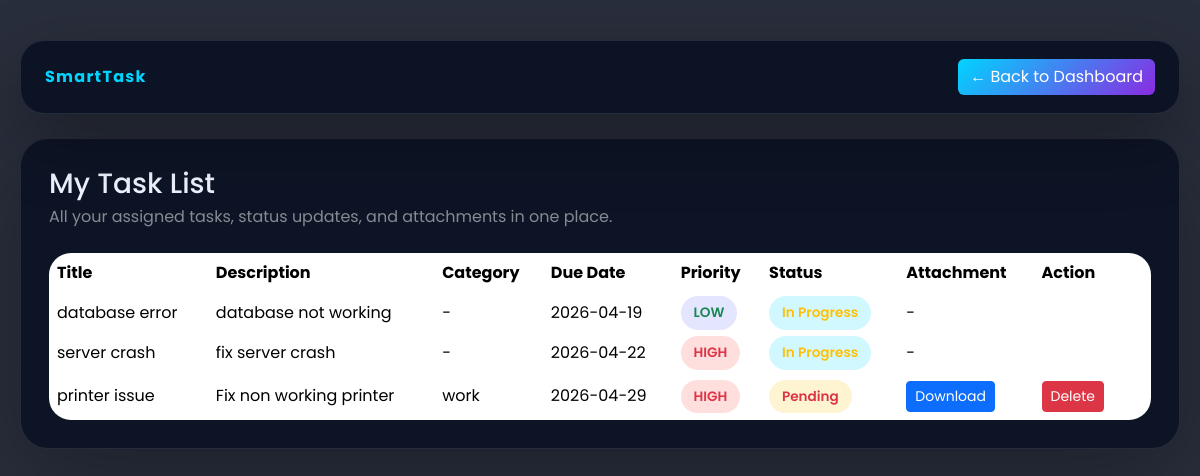
Before: /my_tasks (signed in) with the older database file.
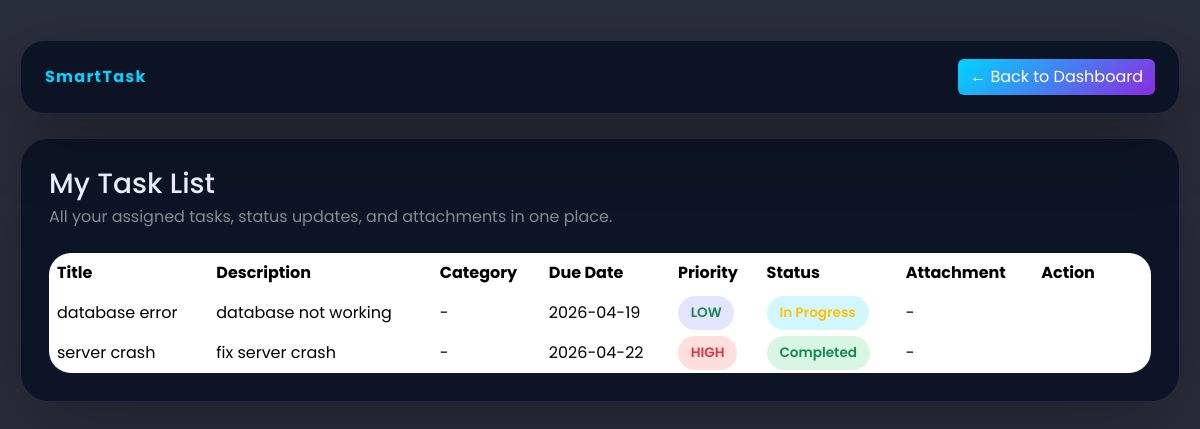
After: the same page with the newer database file.
### tables this page shows
CREATE TABLE tasks (
            id INTEGER PRIMARY KEY AUTOINCREMENT,
            title TEXT NOT NULL,
            description TEXT NOT NULL,
            status TEXT DEFAULT 'Pending',
            priority TEXT,
            due_date DATE,
            user_id INTEGER, category TEXT, file_path TEXT,
            FOREIGN KEY (user_id) REFERENCES users(id)

        );

### app.py (the view)
@app.route("/my_tasks")
def my_tasks():
    if 'user_id' not in session:
        return redirect(url_for("login"))
    user_id = session.get('user_id')
    conn = getdb()
    cursor = conn.cursor()
    cursor.execute("SELECT * FROM tasks WHERE user_id = ? ORDER BY priority DESC, due_date ASC", (user_id,))
    tasks = cursor.fetchall()
    conn.close()
    return render_template("my_tasks.html", tasks=tasks)

### app.py (called while the page is built)
@app.after_request
def set_cache_headers(response):
    if response.status_code in [301, 302, 303, 307, 308]:
        response.headers['Cache-Control'] = 'no-store, no-cache, must-revalidate, max-age=0'
        response.headers['Pragma'] = 'no-cache'
        response.headers['Expires'] = '0'
    elif request.endpoint and request.endpoint in ['login', 'register', 'logout', 'user_dashboard', 'admin_dashboard']:
        response.headers['Cache-Control'] = 'no-store, no-cache, must-revalidate, max-age=0, private'
        response.headers['Pragma'] = 'no-cache'
        response.headers['Expires'] = '0'
    elif request.method == 'POST':
        response.headers['Cache-Control'] = 'no-store, no-cache, must-revalidate, max-age=0'
        response.headers['Pragma'] = 'no-cache'
        response.headers['Expires'] = '0'
    return response

def getdb():
    conn = sqlite3.connect(DB_PATH)
    return conn

### templates/my_tasks.html (shortened to what this page needs)
<!DOCTYPE html>
<html lang="en">
<head>
    <link href="https://cdn.jsdelivr.net/npm/bootstrap@5.3.2/dist/css/bootstrap.min.css" rel="stylesheet">
    <link href="https://cdn.jsdelivr.net/npm/bootstrap-icons/font/bootstrap-icons.css" rel="stylesheet">
</head>
<body>
    <div class="page-shell">
        <div class="topbar d-flex flex-column flex-md-row justify-content-between align-items-center gap-3">
            <a href="/" class="navbar-brand mb-0">SmartTask</a>
            <a href="/user_dashboard" class="btn btn-glow">← Back to Dashboard</a>
        </div>
        <div class="content-card">
            <div class="mb-4">
                <h3 class="mb-1">My Task List</h3>
                <p class="text-white-50 mb-0">All your assigned tasks, status updates, and attachments in one place.</p>
            </div>
            <div class="table-responsive">
                <table class="table table-borderless align-middle mb-0">
                    <thead><tr><th>Title</th><th>Description</th><th>Category</th><th>Due Date</th><th>Priority</th><th>Status</th><th>Attachment</th><th>Action</th></tr></thead>
                    <tbody>
                        {% for task in tasks %}
                        <tr>
                            <td>{{ task[1] }}</td>
                            <td>{{ task[2] }}</td>
                            <td>{{ task[7] if task[7] else '-' }}</td>
                            <td>{{ task[5] }}</td>
                            <td><span class="badge-priority {% if task[4] == 'HIGH' %}badge-high text-danger{% elif task[4] == 'MEDIUM' %}badge-medium text-warning{% else %}badge-low text-success{% endif %}">{{ task[4] }}</span></td>
                            <td><span class="badge-status {% if task[3] == 'Completed' %}badge-completed text-success{% elif task[3] == 'In Progress' %}badge-progress text-warning{% else %}badge-pending text-danger{% endif %}">{{ task[3] }}</span></td>
                            <td>
                                {% if task[8] %}
                                    <a href="/download/{{ task[0] }}" class="btn btn-primary btn-sm btn-action">Download</a>
                                {% else %}
                                    -
                                {% endif %}
                            </td>
                            <td>
                                {% if task[3] == 'Pending' %}
                                    <a href="/delete_task/{{ task[0] }}" class="btn btn-sm btn-danger btn-action" onclick="return confirm('Delete this task permanently?')">Delete</a>
                                {% else %}
                                    <span class="text-white-50">No actions</span>
                                {% endif %}
                            </td>
                        </tr>
                        {% endfor %}
                    </tbody>
                </table>
            </div>
        </div>
    </div>
</body>
</html>

Changed rows visible on the page:
removed tasks: title "printer issue", description "Fix non working printer", category "work", due_date "2026-04-29", priority "HIGH", status "Pending"
changed tasks "server crash": status "In Progress" → "Completed"
